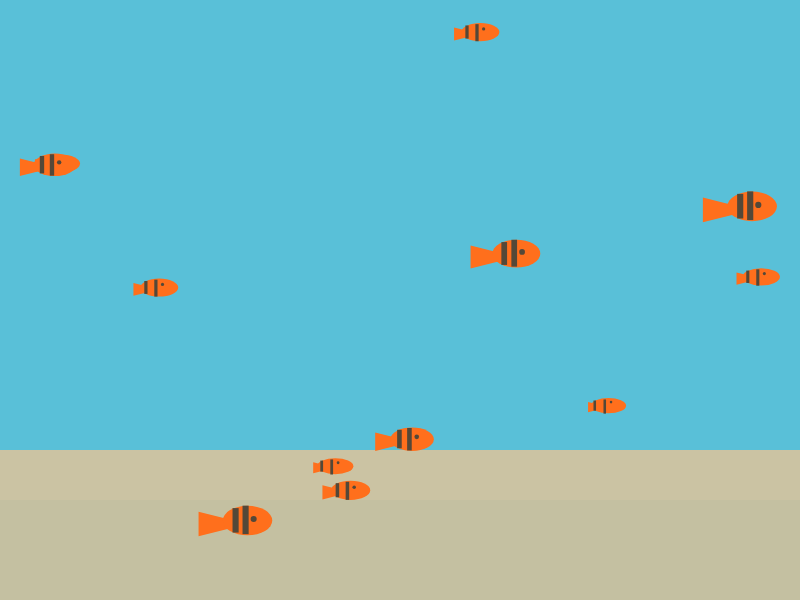
Frame 1 (no input)
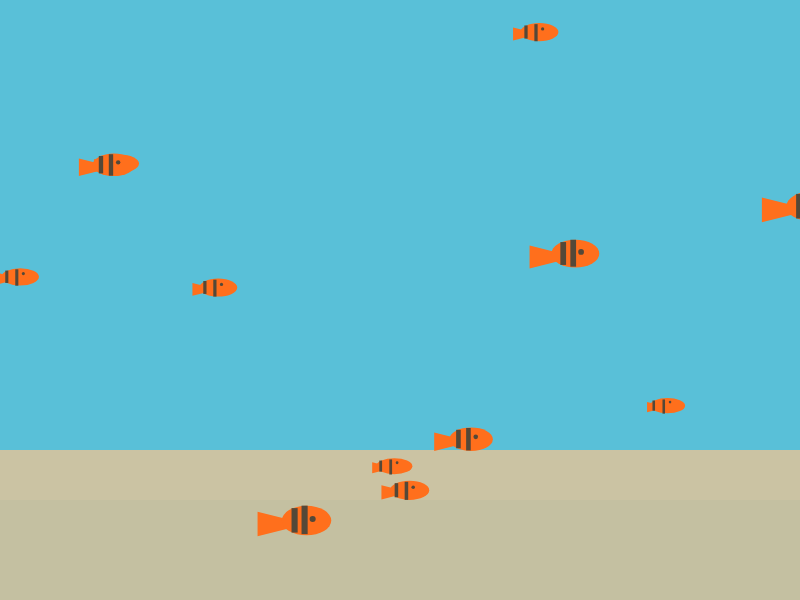
Frame 60 (no input)
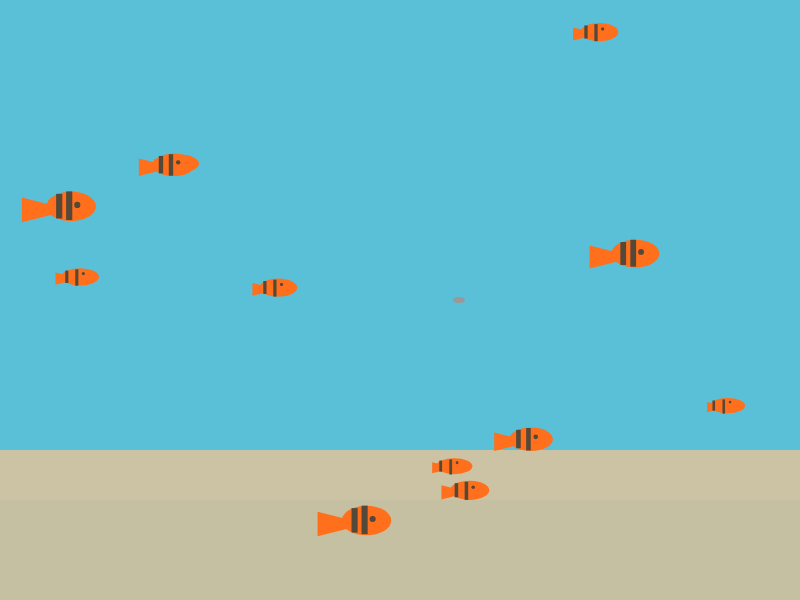
Frame 120 (the mouse pressed at the canvas centre since frame 60)

The p5.js sketch that drew these frames (run headless with seeded random() and noise() and a simulated clock; from frame 60 on, the mouse is pressed at the canvas centre):

// p5.js sketch
// ── sketch.js
let systems = [];
let sharks = [];
let flowField = [];
let vehicles = [];

let numVehicles = 12;
let numSystems = 10; 
let numCellsWidth = 20;
let numCellsHeight = 20;
let numSharks = 1;


let cellWidth;
let cellHeight;
let target;
let gravity;

function setup() {
  createCanvas(800, 600);

  colorMode(HSB);

  noStroke();

  cellWidth = width / numCellsWidth;
  cellHeight = height / numCellsHeight;

  let xoff = 0;
  let yoff = 0;
  let inc = 0.002; // very slow increment bc I want a small change (fish behavior)
  for (let xIndex = 0; xIndex < (numCellsWidth); xIndex++) {
    flowField[xIndex] = [];
    yoff = 0;
    for (let yIndex = 0; yIndex < numCellsHeight; yIndex++) {
      let angle = TWO_PI; //make fish go in same direction
      flowField[xIndex][yIndex] = new Cell(angle, xIndex, yIndex);
      yoff += inc;
    }
    xoff += inc;
  }
  
  target = createVector(width, height/2);
  for(let i = 0; i < numVehicles; i++) {
    vehicles.push(new Vehicle(random(width), random(height), target));
  }


  gravity  = createVector(0, -0.1)
  for (let i = 0; i < numSystems; i++) {
    systems.push(new ParticleSystem(random(100, width-200), height));
  }

 
}

function draw() {
  background(100);

  push();


  fill(197, 72, 70, 0.8);
  rect(0, 500, width, height/6);
  fill(191, 77, 81, 0.8);
  rect(0, 0, width, height);

  fill(34, 35, 91, 0.8);
  rect(0, 450, width, 500);
  

  pop();

  target.x = mouseX; 
  target.y = mouseY;

  //ellipse(target.x, target.y, 10, 10);

  for (let xIndex = 0; xIndex < numCellsWidth; xIndex++) {
    for (let yIndex = 0; yIndex < numCellsHeight; yIndex++) {
      flowField[xIndex][yIndex].update();
      flowField[xIndex][yIndex].show();
    }
  }

  for (let vehicle of vehicles) {
    vehicle.update();
    vehicle.show();
  }

  for (let shark of sharks) {
    shark.update();
    shark.show();
  }

  for (let ps of systems) {
    ps.update();
  }
}

function positionToFlowFieldIndex(x, y) {
  let xIndex = floor(map(x, 0, width, 0, numCellsWidth));
  xIndex = constrain(xIndex, 0, numCellsWidth-1);
  let yIndex = floor(map(y, 0, height, 0, numCellsHeight));
  yIndex = constrain(yIndex, 0, numCellsHeight-1);
  return createVector(xIndex, yIndex);
}

function mousePressed() {

  target = createVector (width/4, height/2)
  for (let i = 0; i < numSharks; i++) {
    sharks.push(shark = new Shark(mouseX, mouseY, target));
  }
  // let arrayIndeces = positionToFlowFieldIndex(mouseX, mouseY);
  // let angle = flowField[arrayIndeces.x][arrayIndeces.y].angle;
  // let vel = p5.Vector.fromAngle(angle);
  // shark.vel = vel;
  // sharks.push(shark);
}

// ── Cell.js
class Cell {
    constructor(angle, xIndex, yIndex) {
        this.angle = angle;

        this.xIndex = xIndex;
        this.yIndex = yIndex;

        this.hue = map(this.angle, 0, 2 * PI, 100, 300);

        this.offsetX = random(-1, 1);
        this.offsetY = random(-1, 1);
        this.offsetRotation = 0;

        this.scaleOffset = 0;
    }

    update() {
        // this.angle += 0.001; removed because I want the fish to just move L to R
        this.hue = map(this.angle, 0, 2 * PI, 100, 300);
        this.hue = (this.hue + 360) % 360;

        this.offsetX += random(-1, 1);
        this.offsetY += random(-1, 1);
        this.offsetRotation += 0.1;

        this.scaleOffset += random(-.01, .01);
    }

    show() {
        let x = cellWidth * this.xIndex + this.offsetX;
        let y = cellHeight * this.yIndex + this.offsetY;

        push();

        // translate(x + cellWidth/2, y + cellHeight/2);
        // rectMode(CENTER);
        // fill(this.hue, 70, 100);
        // rotate(this.offsetRotation);
        // scale(this.scaleOffset);
        // rect(0, 0, cellWidth, cellHeight);
        // rotate(this.angle);
  
        pop();
    }
}
// ── Particle.js
class Particle {
    constructor(x, y) {
        this.pos = createVector(x, y);
        this.vel = createVector(random(-5, 15), random(-5, 15));
        this.acc = createVector(0, 0);

        this.mass = random(1, 1.5);

        this.radius = 1 + this.mass;

        this.lifetime = random(300, 400);
    }


    addForce(force) {
        let forceWithMass = p5.Vector.div(force, this.mass);
        this.acc.add(forceWithMass);
    }

    addWaterDrag() {
        // fDrag = -C * mag(velocity)^2
        let dragConstant = -0.3;
        let forceDrag = this.vel.mag() * this.vel.mag() * dragConstant;
        let drag = p5.Vector.normalize(this.vel);
        drag.mult(forceDrag);
        this.addForce(drag);
    }

    update() {
        this.lifetime--;
        if (this.lifetime < 0) {
            this.destroy = true;
        }

        this.radius += 0.05;

        // FORCES
        this.addForce(gravity);

        if (this.pos.y > 400) {
            this.addWaterDrag();
        }

        // MOVEMENT
        this.vel.add(this.acc); // Apply acceleration (and thus the forces) to vel
        this.vel.limit(1.95); // This limits the magnitude of the velocity vector
        this.pos.add(this.vel); // Apply velocity to position

        this.acc.mult(0);
    }

    show() {
        push();

        noStroke();

        translate(this.pos.x, this.pos.y);
        imageMode(CENTER);
        
        fill(0, 0, 90, 0.05 - map(this.lifetime, 0, 100, .5, 0));
        ellipse(0, 0, this.radius * 2);

        pop();
    }
}
// ── ParticleSystem.js
class ParticleSystem {
    constructor(x, y) {
        this.pos = createVector(x, y);
        this.particles = [];

        this.active = false;

        this.bubbleStart = random (400, 425);
        this.radius = random(50, 100);
        this.speed = random(-0.05, -1);

        this.hue = random(360);
    }

    update() {
        if (this.pos.y < this.bubbleStart) {
            this.active = true;
        } else {
            this.pos.x += map(noise((frameCount + this.bubbleStart)/50), 0, 1, -15, 15);
            this.pos.y += this.speed;
            // Draw the particle system point when it isn't active (to sort of look like a firework)
        }

        if (this.active && this.particles < 200) {
            this.particles.push(new Particle(this.pos.x, this.pos.y, this.hue));
        }

        for (let particle of this.particles) {
            particle.update();
            particle.show();
        }

        for (let i = this.particles.length - 1; i >= 0; i--) {
            if (this.particles[i].destroy) {
                this.particles.splice(i, 1);
            }
        }
    }
}
// ── Shark.js
class Shark {
    constructor(x, y, target) {

        this.pos = createVector(x, y);
        this.vel = createVector(1, 0);
        this.acc = createVector(0, 0);

        this.target = target;
        this.maxSpeed = 2;
        this.maxForce = 0.05;

        this.dim = random(10, 25);

        this.hue = 180;
        this.saturation = 70;
        this.brightness = 100;

        this.mass = map(this.dim, 10, 25, 85, 100);
    }

    addForce(force) {
        let forceWithMass = p5.Vector.div(force, this.mass);
        this.acc.add(forceWithMass);
    }

    seek(t, arrive) {

        let desired = p5.Vector.sub(target, this.pos);

        desired.setMag(this.maxSpeed);

        let steer = p5.Vector.sub(desired, this.vel);
        steer.limit(this.maxForce);

        this.addForce(steer);
    }

    wrap() {
        this.pos.x = (this.pos.x + width) % width;
        this.pos.y = (this.pos.y + height) % height;
    }

    flow() {
        let arrayIndeces = positionToFlowFieldIndex(this.pos.x, this.pos.y);
        let angle = flowField[arrayIndeces.x][arrayIndeces.y].angle;
        let force = p5.Vector.fromAngle(angle);
        force.limit(this.maxForce);
        this.addForce(force);
    }

    update() {
        this.seek(this.target);


        // MOVEMENT
        this.vel.add(this.acc);
        this.vel.limit(this.maxSpeed);
        this.pos.add(this.vel);

        this.wrap();

        this.acc.set(0,0);
    }

    show() {
        push();
        translate(this.pos.x, this.pos.y);
        fill(0, 0, 60);
        ellipse(0, 0, this.dim, this.dim * 0.5); 
    }
    
}
// ── Vehicle.js
class Vehicle {
    constructor(x, y, target) {

        this.pos = createVector(x, y);
        this.vel = createVector(1, 0);
        this.acc = createVector(0, 0);

        this.target = target;
        this.maxSpeed = 2;
        this.maxForce = 0.05;

        this.dim = random(10, 25);

        this.hue = 180;
        this.saturation = 70;
        this.brightness = 100;

        this.mass = this.dim + random(80, 100);
    }

    addForce(force) {
        let forceWithMass = p5.Vector.div(force, this.mass);
        this.acc.add(forceWithMass);
    }

    seek(t, arrive) {
        // 1. Compute the desired velocity and set it to be maxSpeed
        let desired = p5.Vector.sub(t, this.pos);

        let distance = desired.mag();

        // If the caller passed in true, and we are close to the target, scale our
        // speed based on the distance.
        if (arrive && distance < 100) {
            let speed = map(distance, 0, 100, 0, this.maxSpeed);
            desired.setMag(speed);
        } else {
            desired.setMag(this.maxSpeed);
        }

        // 2. Compute the force by seeing the the change is in velocities
        // to move from the current velocity to the desired velocity and limit
        // its magnitude.
        let force = p5.Vector.sub(desired, this.vel);
        force.limit(this.maxForce);

        // 3. Apple this "steering" force. 
        this.addForce(force);
    }

    flee(t) {
        let desired = p5.Vector.sub(t, this.pos);

        if (desired.mag() < 100) {

            desired.setMag(this.maxSpeed);

            let force = p5.Vector.sub(desired, this.vel);
            force.limit(this.maxForce);
            force.mult(-1);

            this.addForce(force);
        }
    }

    wrap() {
        this.pos.x = (this.pos.x + width) % width;
        this.pos.y = (this.pos.y + height) % height;
    }

    flow() {
        let arrayIndeces = positionToFlowFieldIndex(this.pos.x, this.pos.y);
        let angle = flowField[arrayIndeces.x][arrayIndeces.y].angle;
        let force = p5.Vector.fromAngle(angle);
        force.limit(this.maxForce);
        this.addForce(force);
    }

    getCloseVehicles() {
        let closeVehicles = [];
        for (let vehicle of vehicles) {
            if (vehicle !== this) {
                if (dist(vehicle.pos.x, vehicle.pos.y, this.pos.x, this.pos.y) < this.range) {
                    closeVehicles.push(vehicle);
                }
            }
        }
        return closeVehicles;
    }

    cohesion(closeVehicles) {
        if (closeVehicles.length > 0) {
            let sumPositions = createVector(0, 0);
            for (let vehicle of closeVehicles) {
                sumPositions.add(vehicle.pos);
            }
            sumPositions.div(closeVehicles.length);

            let desired = p5.Vector.sub(sumPositions, this.pos);

            desired.setMag(this.maxSpeed);

            let steeringForce = p5.Vector.sub(desired, this.vel);

            steeringForce.limit(this.maxForce);
            
            return steeringForce;
            
        }

        return createVector(0,0);
    }

    update() {
        // this.flow();

        let closeVehicles = this.getCloseVehicles();
        let cohesionForce = this.cohesion(closeVehicles);
        cohesionForce.mult(1);
        this.addForce(cohesionForce);


        // MOVEMENT
        this.vel.add(this.acc);
        this.vel.limit(this.maxSpeed);
        this.pos.add(this.vel);

        this.wrap();

        this.acc.set(0,0);
    }

    show() {
        push();

        translate(this.pos.x, this.pos.y);

        let angle = this.vel.heading();
        rotate(angle);

        let arrayIndeces = positionToFlowFieldIndex(this.pos.x, this.pos.y);
        let h = flowField[arrayIndeces.x][arrayIndeces.y].hue;
        h += 0.01;
        h = h  % 360;
        fill(h, this.saturation, this.brightness);

        //Draw a triangle
        beginShape();
        fill(22, 89, 100);
        vertex(this.dim, 0);
        vertex(-this.dim, this.dim/2);
        vertex(-this.dim, -this.dim/2);
        endShape(CLOSE);

        ellipse(this.dim, -this.dim/7, this.dim + 25, this.dim + 5)

        noStroke();
        fill(33, 33, 33);
        ellipse(this.dim /.8, -5, this.dim / 4, this.dim / 4);
        rect(this.dim - 5, this.dim * - 0.75, this.dim / 4, this.dim + 4);
        rect(this.dim - 15, this.dim * - 0.65, this.dim / 4, this.dim);


        pop();
    }
}
